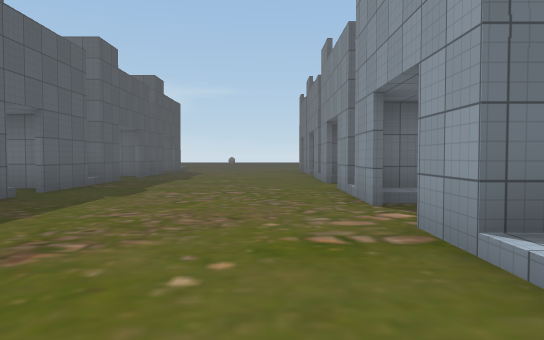
[1] (above)

24 first-person views from a walk through a Unity game level. The camera is 1.3 m above the floor, tilts 2° down and sees 70° across. The floor is counted in squares, 2 m on a side. Each view is taken from the middle of a square. On the plan, view 1 faces up. The plan holds only what a view shows up to about 11 squares ahead; the rest is blank. The place goes on beyond the plan. The player character is not drawn. Some surface patterns are stand-ins.

[2]
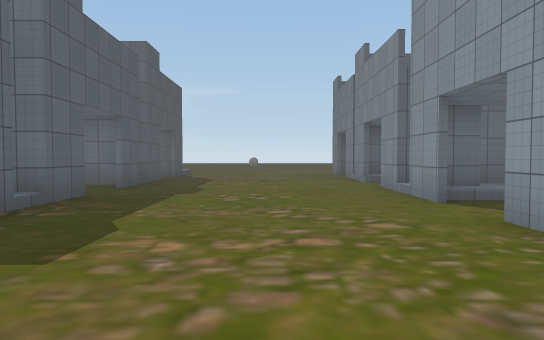

[3]
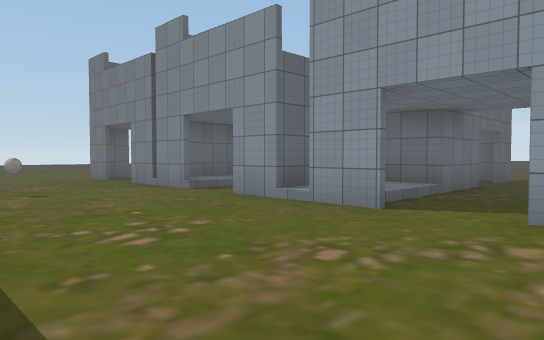

[4]
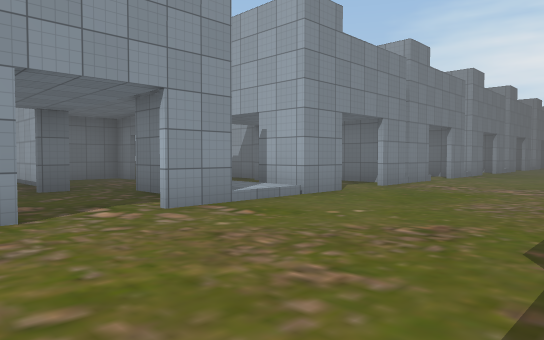

[5]
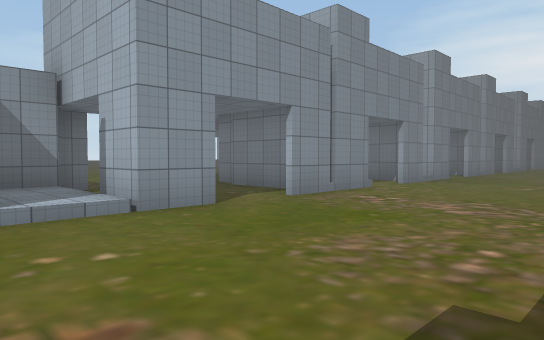

[6]
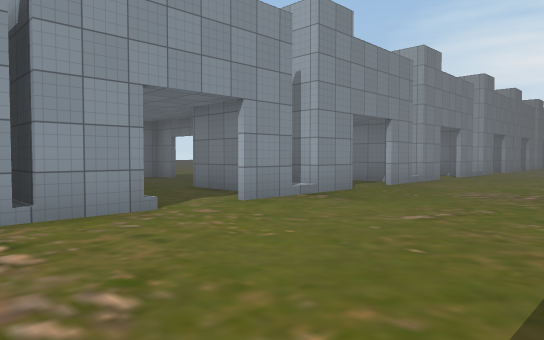

[7]
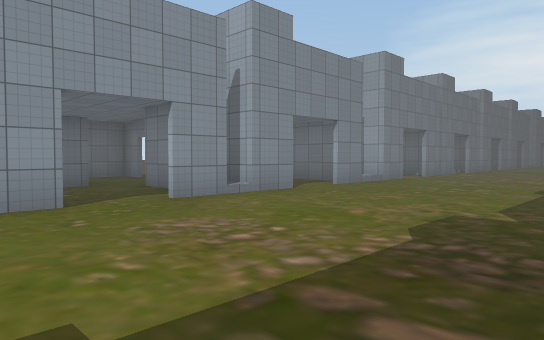

[8]
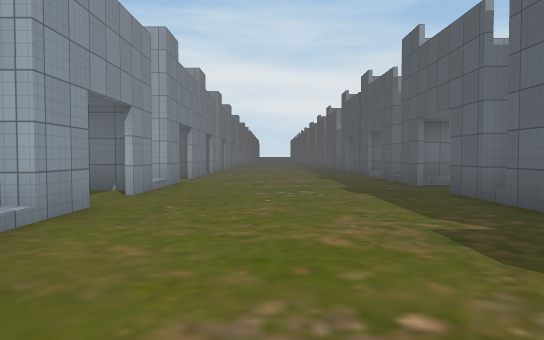

[9]
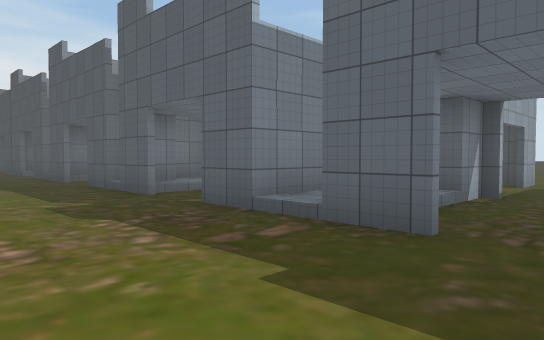

[10]
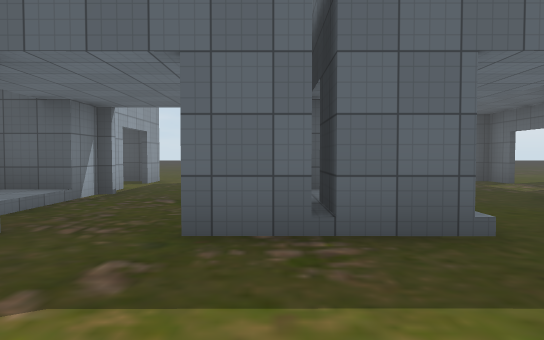

[11]
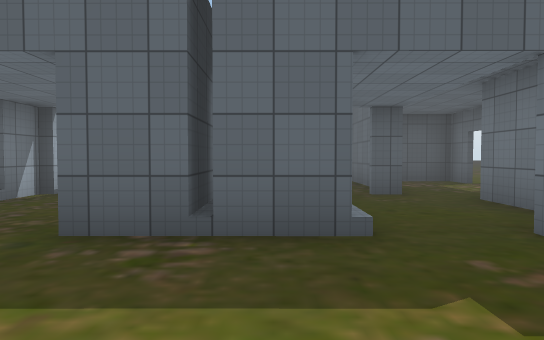

[12]
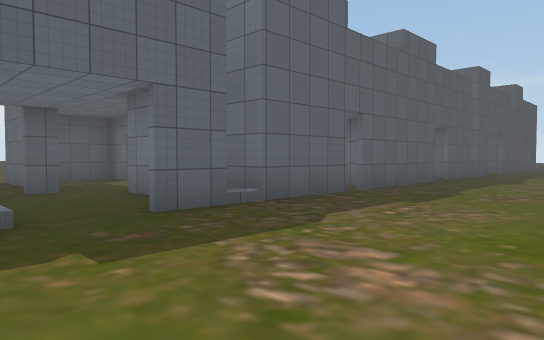

[13]
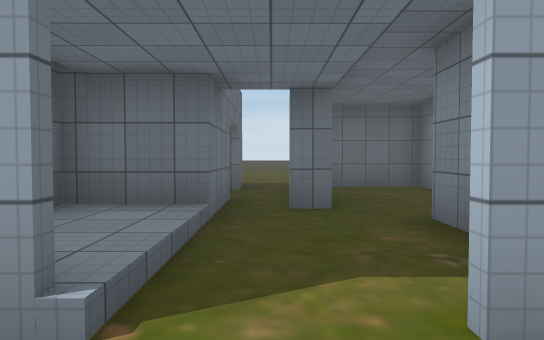

[14]
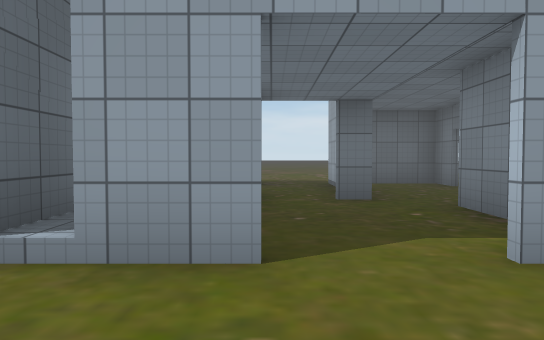

[15]
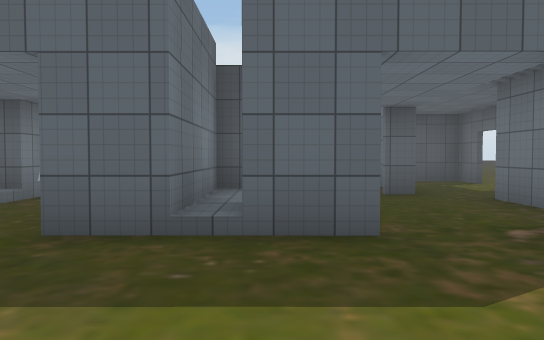

[16]
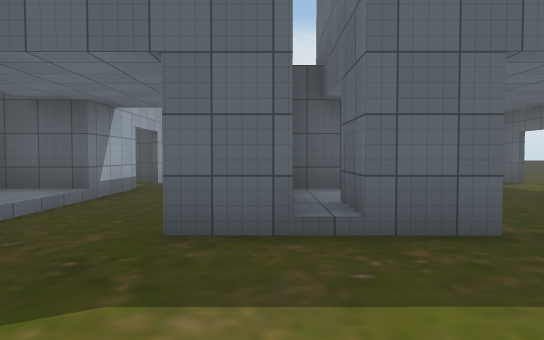

[17]
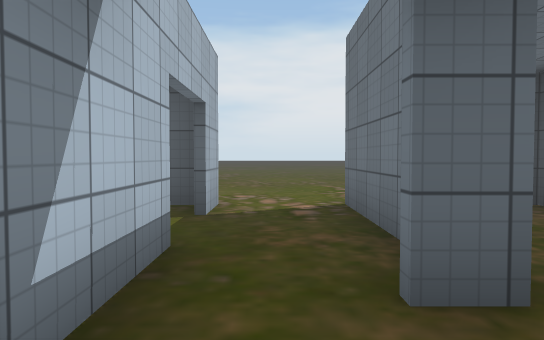

[18]
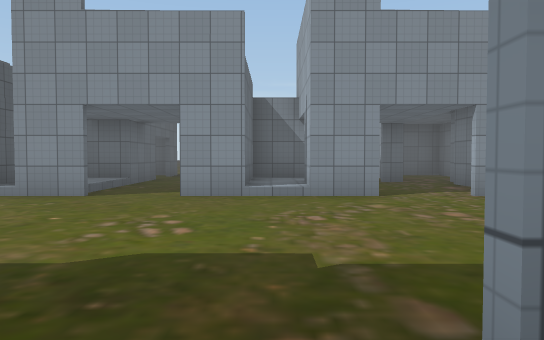

[19]
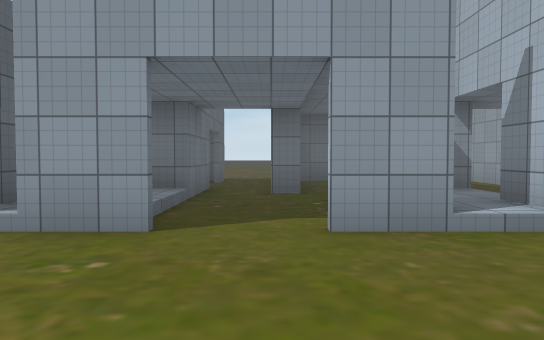

[20]
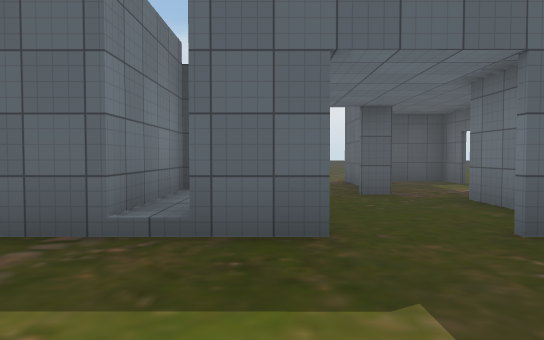

[21]
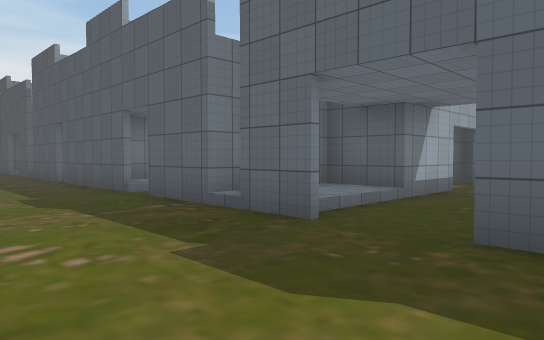

[22]
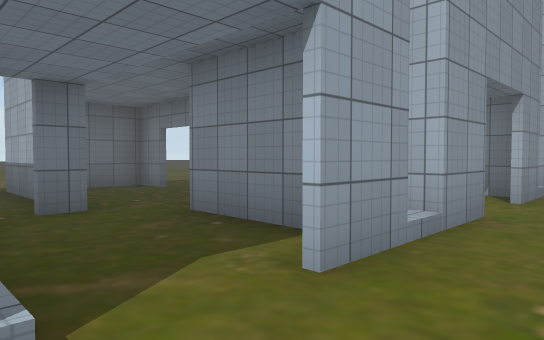

[23]
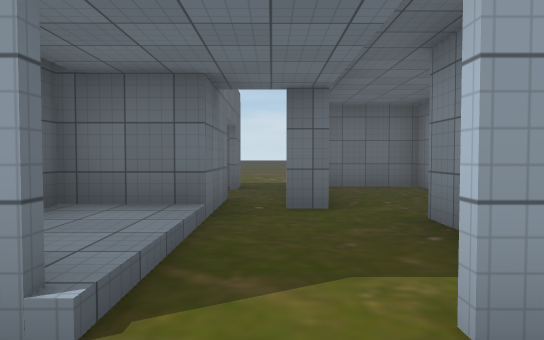

[24]
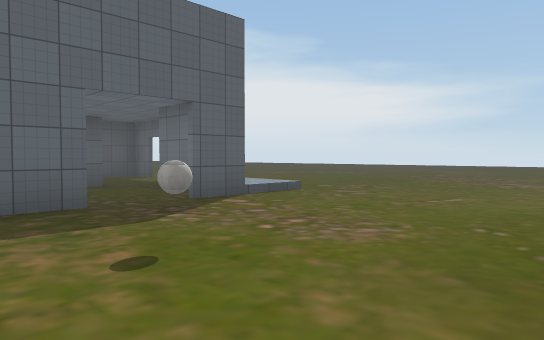

### Floor plan
Key: @ floor where view 1 was taken; # wall or solid block; x gap in a wall; . main floor; : floor 0.25 m higher than the main floor; / step, stairs or slope; T thing the floor can be seen under or through; O other object.
Columns run from 17 left of view 1 to 11 right of it. Each row starts with its distance up from view 1.
 16          #........x
 15            .......####
 14       #..    #..O.#::##..#...
 13       #...####...............
 12       ####........#...####...
 11        ...........####...#
 10       #..##//#....##:##..#.
  9           #:##.............
  8           ####........
  7              #....##
  6              #....##
  5              #........
  4              #........####
  3              #....#......#
  2              #....####...#
  1       ...   ##....##/##..#
  0       #...  #....@#  ...
 -1       #...TTT..........
 -2       ####........#...#
 -3            ///....#####
 -4           #::#....#::##..#..
 -5           ####..............
 -6           ........#...#  #
 -7      .............####...#
 -8      .#..##/#/....##   ..#
 -9       #...T::/........
-10        ...TTT/........#
-11         ##.........###.
-12            .......##:##  #
-13           #:##........####..
-14 ...      .####........#  #..
-15 ......####........#......#
-16 ..................####...#
-17 ......#..##::#....##/#  .#
-18       #   ####..........
-19              x........####

Where each view was taken, in squares from view 1:
view 1: 0 up, 0 right, facing up
view 2: 4 up, 1 left, facing up
view 3: 7 up, 3 left, facing up-right
view 4: 6 up, 3 left, facing down-right
view 5: 3 up, 3 left, facing down-right
view 6: 2 down, 3 left, facing down-right
view 7: 7 down, 4 left, facing down-right
view 8: 8 down, 1 left, facing down
view 9: 6 down, 1 left, facing down-left
view 10: 5 down, 1 left, facing left
view 11: 4 down, 1 left, facing left
view 12: 4 down, 0 right, facing up-left
view 13: 5 down, 0 right, facing right
view 14: 13 down, 1 left, facing right
view 15: 13 down, 1 left, facing left
view 16: 14 down, 1 left, facing left
view 17: 16 down, 6 left, facing left
view 18: 16 down, 5 left, facing right
view 19: 14 down, 2 left, facing right
view 20: 10 up, 1 left, facing left
view 21: 13 up, 1 left, facing down-left
view 22: 14 up, 0 right, facing down-right
view 23: 13 up, 0 right, facing right
view 24: 13 up, 1 right, facing up-left
